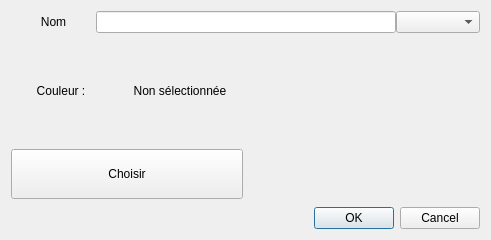
<?xml version="1.0" encoding="UTF-8"?>
<ui version="4.0">
 <class>DialogCreateTag</class>
 <widget class="QDialog" name="DialogCreateTag">
  <property name="geometry">
   <rect>
    <x>0</x>
    <y>0</y>
    <width>491</width>
    <height>240</height>
   </rect>
  </property>
  <property name="windowTitle">
   <string>Dialog</string>
  </property>
  <layout class="QVBoxLayout" name="verticalLayout">
   <item>
    <layout class="QHBoxLayout" name="horizontalLayout">
     <property name="spacing">
      <number>0</number>
     </property>
     <property name="sizeConstraint">
      <enum>QLayout::SetMinimumSize</enum>
     </property>
     <item>
      <widget class="QLabel" name="label">
       <property name="maximumSize">
        <size>
         <width>100</width>
         <height>16777215</height>
        </size>
       </property>
       <property name="layoutDirection">
        <enum>Qt::LeftToRight</enum>
       </property>
       <property name="text">
        <string>Nom</string>
       </property>
       <property name="alignment">
        <set>Qt::AlignCenter</set>
       </property>
      </widget>
     </item>
     <item>
      <widget class="QLineEdit" name="lineEdit">
       <property name="maximumSize">
        <size>
         <width>300</width>
         <height>16777215</height>
        </size>
       </property>
       <property name="alignment">
        <set>Qt::AlignCenter</set>
       </property>
      </widget>
     </item>
     <item>
      <widget class="QComboBox" name="_my_combo"/>
     </item>
    </layout>
   </item>
   <item>
    <layout class="QHBoxLayout" name="horizontalLayout_2">
     <property name="sizeConstraint">
      <enum>QLayout::SetNoConstraint</enum>
     </property>
     <item>
      <layout class="QVBoxLayout" name="verticalLayout_2">
       <property name="sizeConstraint">
        <enum>QLayout::SetMinimumSize</enum>
       </property>
       <item>
        <layout class="QHBoxLayout" name="horizontalLayout_3">
         <item>
          <widget class="QLabel" name="label_2">
           <property name="maximumSize">
            <size>
             <width>100</width>
             <height>16777215</height>
            </size>
           </property>
           <property name="text">
            <string>Couleur :</string>
           </property>
           <property name="alignment">
            <set>Qt::AlignCenter</set>
           </property>
          </widget>
         </item>
         <item>
          <widget class="QLabel" name="_label_colo">
           <property name="maximumSize">
            <size>
             <width>16777215</width>
             <height>100</height>
            </size>
           </property>
           <property name="text">
            <string>Non sélectionnée</string>
           </property>
           <property name="alignment">
            <set>Qt::AlignCenter</set>
           </property>
          </widget>
         </item>
        </layout>
       </item>
       <item>
        <widget class="QPushButton" name="_my_button_color">
         <property name="maximumSize">
          <size>
           <width>1000</width>
           <height>50</height>
          </size>
         </property>
         <property name="text">
          <string>Choisir</string>
         </property>
        </widget>
       </item>
      </layout>
     </item>
     <item>
      <widget class="QFrame" name="_my_frame">
       <property name="styleSheet">
        <string notr="true">border: solid 2px black;</string>
       </property>
       <property name="frameShape">
        <enum>QFrame::StyledPanel</enum>
       </property>
       <property name="frameShadow">
        <enum>QFrame::Plain</enum>
       </property>
      </widget>
     </item>
    </layout>
   </item>
   <item>
    <widget class="QDialogButtonBox" name="buttonBox">
     <property name="orientation">
      <enum>Qt::Horizontal</enum>
     </property>
     <property name="standardButtons">
      <set>QDialogButtonBox::Cancel|QDialogButtonBox::Ok</set>
     </property>
    </widget>
   </item>
  </layout>
 </widget>
 <resources/>
 <connections>
  <connection>
   <sender>buttonBox</sender>
   <signal>accepted()</signal>
   <receiver>DialogCreateTag</receiver>
   <slot>accept()</slot>
   <hints>
    <hint type="sourcelabel">
     <x>248</x>
     <y>254</y>
    </hint>
    <hint type="destinationlabel">
     <x>157</x>
     <y>274</y>
    </hint>
   </hints>
  </connection>
  <connection>
   <sender>buttonBox</sender>
   <signal>rejected()</signal>
   <receiver>DialogCreateTag</receiver>
   <slot>reject()</slot>
   <hints>
    <hint type="sourcelabel">
     <x>316</x>
     <y>260</y>
    </hint>
    <hint type="destinationlabel">
     <x>286</x>
     <y>274</y>
    </hint>
   </hints>
  </connection>
 </connections>
</ui>
